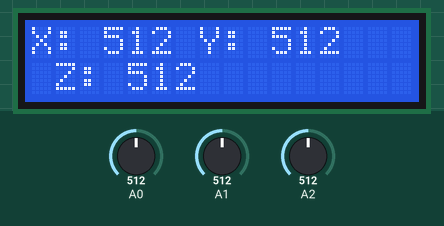
Recording of a sketch running on a simulated Arduino Uno, built with avr-gcc and run on an emulated ATmega328P. On the bench: 16×2 character LCD. The test bench sets the inputs (shaded band); at power-on: A0 = 512, A1 = 512, A2 = 512. What the sketch prints to the serial monitor is not drawn.

Above: at 1.36 s.
1.4 s: A0 set to 716
At 1.6 s:
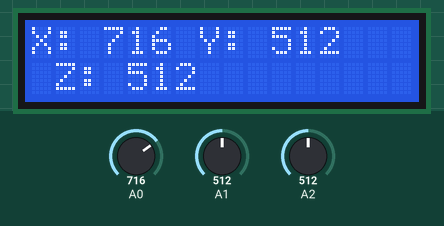
4.4 s: A1 set to 11
At 4.62 s:
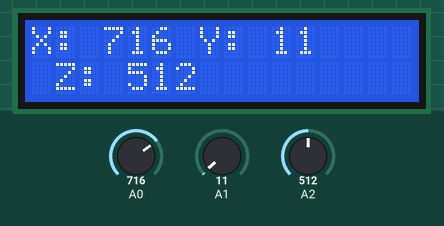
5.9 s: A1 set to 8
At 6.12 s:
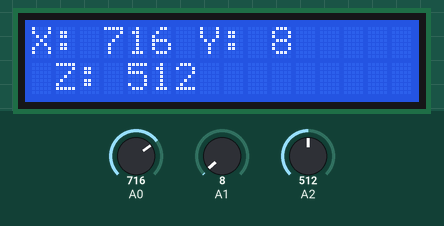
8.9 s: A2 set to 982
At 9.21 s:
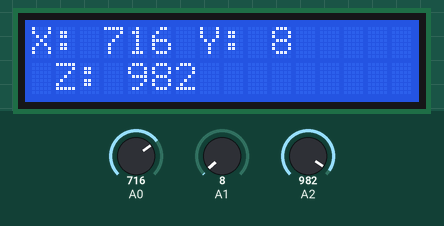
10.5 s: A2 set to 1016
At 10.7 s:
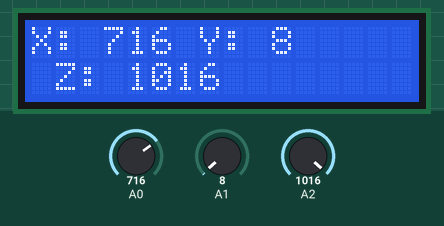
12.0 s: A0 set to 900
At 12.2 s:
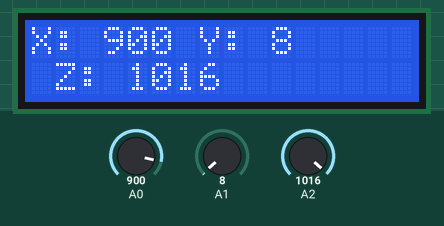

Measured:
- after the input at 1.4 s, the display: changes at once (image 1)
- after the input at 4.4 s, the display: first differs from a run without the input after 0.05 s (image 2)
- after the input at 5.9 s, the display: first differs from a run without the input at once (image 3)
- after the input at 8.9 s, the display: first differs from a run without the input after 0.14 s (image 4)
- after the input at 12.0 s, the display: first differs from a run without the input at once (image 6)

The sketch:

AnalogREAD_i2c_16x2_lcd.ino
```cpp
#include <Wire.h>
#include <LiquidCrystal_I2C.h>

LiquidCrystal_I2C lcd(0x27,16,2);  // set the LCD address to 0x27 for a 16 chars and 2 line display


void setup(void)
{
  Serial.begin(115200);


  Serial.println("Hello!");
  lcd.init();                      // initialize the lcd
  lcd.init();
  // Print a message to the LCD.
  lcd.backlight();
  lcd.setCursor(1,0);
  lcd.print("Demo ARDUINO");
  lcd.setCursor(2,0);
  lcd.print("ANALOGO");
}
void loop(void)
{
  int A =analogRead(A0);
  Serial.print("Lectura Analoga:         "); Serial.println(A);

  int B =analogRead(A1);
  Serial.print("Lectura Analoga:         "); Serial.println(B);

  int C =analogRead(A2);
  Serial.print("Lectura Analoga:         "); Serial.println(C);

  Serial.println("");
  lcd.setCursor(0,0);
  lcd.print("X: ");
  lcd.print(A);
    lcd.print(" Y: ");
  lcd.print(B);

  lcd.setCursor(0,1);
   lcd.print(" Z: ");
  lcd.print(C);
  delay(100);
  lcd.clear();

}
```
